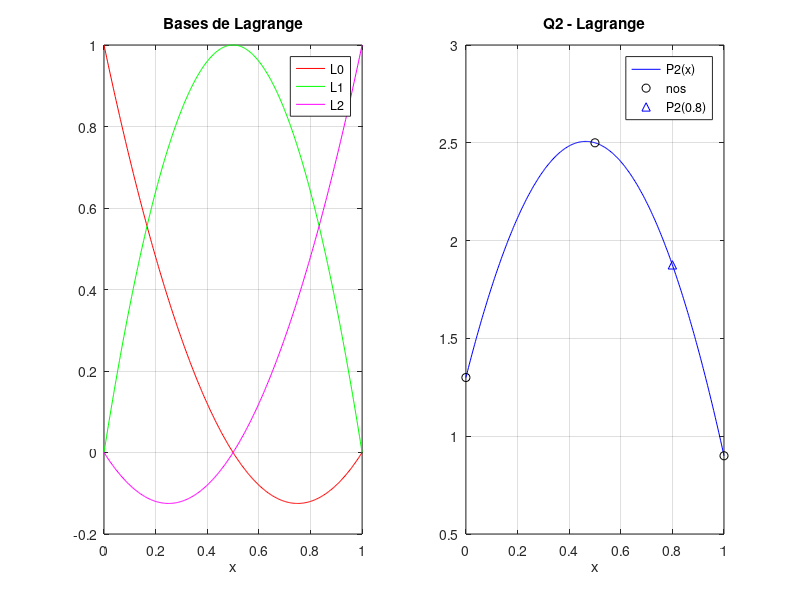

Reproduce this figure in MATLAB.
clc; clear; close all;

x = [0, 0.5, 1.0];
f = [1.3, 2.5, 0.9];
xav = 0.8;
n = length(x);
xp = linspace(0, 1, 300);

% Calcula L_i em um vetor
Li = @(i, xv) prod((xv - x([1:i-1, i+1:n])) ./ (x(i) - x([1:i-1, i+1:n])));

% P2(x) por Lagrange
Plag = @(xv) sum(arrayfun(@(i) f(i)*Li(i,xv), 1:n));

fprintf('P2(%.1f) = %.4f\n', xav, Plag(xav));

% Grafico
L0p = arrayfun(@(xv) Li(1,xv), xp);
L1p = arrayfun(@(xv) Li(2,xv), xp);
L2p = arrayfun(@(xv) Li(3,xv), xp);
P2p = arrayfun(@(xv) Plag(xv), xp);

subplot(1,2,1);
plot(xp,L0p,'r', xp,L1p,'g', xp,L2p,'m'); grid on;
legend('L0','L1','L2'); title('Bases de Lagrange'); xlabel('x');

subplot(1,2,2);
plot(xp, P2p, 'b', x, f, 'ko', xav, Plag(xav), 'b^'); grid on;
legend('P2(x)','nos','P2(0.8)'); title('Q2 - Lagrange'); xlabel('x');
